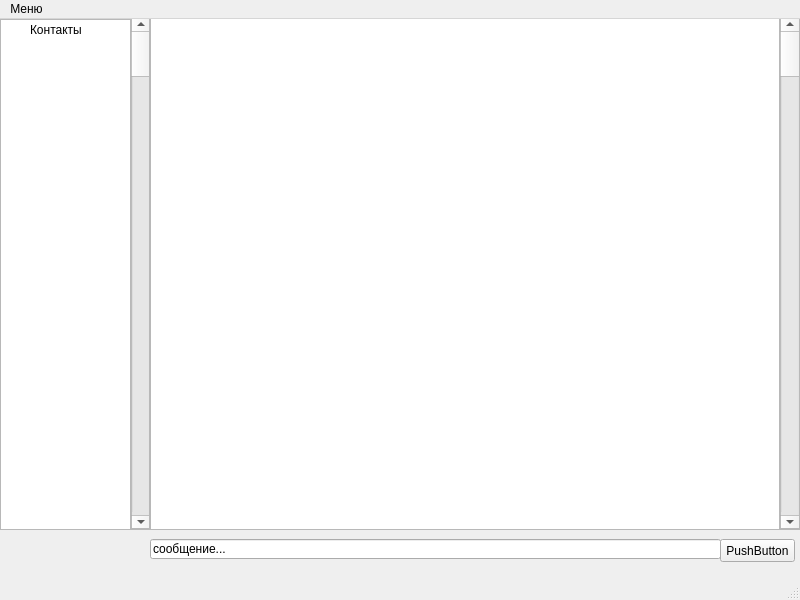
<?xml version="1.0" encoding="UTF-8"?>
<ui version="4.0">
 <class>MainWindow</class>
 <widget class="QMainWindow" name="MainWindow">
  <property name="geometry">
   <rect>
    <x>0</x>
    <y>0</y>
    <width>800</width>
    <height>600</height>
   </rect>
  </property>
  <property name="windowTitle">
   <string>MainWindow</string>
  </property>
  <widget class="QWidget" name="centralwidget">
   <widget class="QTextBrowser" name="textBrowser">
    <property name="geometry">
     <rect>
      <x>150</x>
      <y>-20</y>
      <width>651</width>
      <height>531</height>
     </rect>
    </property>
   </widget>
   <widget class="QLineEdit" name="lineEdit">
    <property name="geometry">
     <rect>
      <x>150</x>
      <y>520</y>
      <width>571</width>
      <height>20</height>
     </rect>
    </property>
    <property name="text">
     <string>сообщение...</string>
    </property>
   </widget>
   <widget class="QPushButton" name="pushButton">
    <property name="geometry">
     <rect>
      <x>720</x>
      <y>520</y>
      <width>75</width>
      <height>23</height>
     </rect>
    </property>
    <property name="text">
     <string>PushButton</string>
    </property>
   </widget>
   <widget class="QListWidget" name="listWidget">
    <property name="geometry">
     <rect>
      <x>0</x>
      <y>0</y>
      <width>151</width>
      <height>511</height>
     </rect>
    </property>
   </widget>
   <widget class="QScrollArea" name="scrollArea">
    <property name="geometry">
     <rect>
      <x>779</x>
      <y>-1</y>
      <width>21</width>
      <height>511</height>
     </rect>
    </property>
    <property name="widgetResizable">
     <bool>true</bool>
    </property>
    <widget class="QWidget" name="scrollAreaWidgetContents">
     <property name="geometry">
      <rect>
       <x>0</x>
       <y>0</y>
       <width>19</width>
       <height>509</height>
      </rect>
     </property>
     <widget class="QScrollBar" name="verticalScrollBar">
      <property name="geometry">
       <rect>
        <x>0</x>
        <y>-1</y>
        <width>20</width>
        <height>511</height>
       </rect>
      </property>
      <property name="orientation">
       <enum>Qt::Vertical</enum>
      </property>
     </widget>
    </widget>
   </widget>
   <widget class="QScrollArea" name="scrollArea_2">
    <property name="geometry">
     <rect>
      <x>130</x>
      <y>-1</y>
      <width>20</width>
      <height>511</height>
     </rect>
    </property>
    <property name="widgetResizable">
     <bool>true</bool>
    </property>
    <widget class="QWidget" name="scrollAreaWidgetContents_2">
     <property name="geometry">
      <rect>
       <x>0</x>
       <y>0</y>
       <width>18</width>
       <height>509</height>
      </rect>
     </property>
     <widget class="QScrollBar" name="verticalScrollBar_2">
      <property name="geometry">
       <rect>
        <x>0</x>
        <y>-1</y>
        <width>20</width>
        <height>511</height>
       </rect>
      </property>
      <property name="orientation">
       <enum>Qt::Vertical</enum>
      </property>
     </widget>
    </widget>
   </widget>
   <widget class="QLabel" name="label">
    <property name="geometry">
     <rect>
      <x>30</x>
      <y>0</y>
      <width>51</width>
      <height>21</height>
     </rect>
    </property>
    <property name="text">
     <string>Контакты</string>
    </property>
   </widget>
  </widget>
  <widget class="QMenuBar" name="menubar">
   <property name="geometry">
    <rect>
     <x>0</x>
     <y>0</y>
     <width>800</width>
     <height>21</height>
    </rect>
   </property>
   <widget class="QMenu" name="menu">
    <property name="title">
     <string>Меню</string>
    </property>
   </widget>
   <addaction name="menu"/>
  </widget>
  <widget class="QStatusBar" name="statusbar"/>
 </widget>
 <resources/>
 <connections>
  <connection>
   <sender>pushButton</sender>
   <signal>clicked()</signal>
   <receiver>lineEdit</receiver>
   <slot>clear()</slot>
   <hints>
    <hint type="sourcelabel">
     <x>734</x>
     <y>548</y>
    </hint>
    <hint type="destinationlabel">
     <x>686</x>
     <y>552</y>
    </hint>
   </hints>
  </connection>
  <connection>
   <sender>listWidget</sender>
   <signal>itemClicked(QListWidgetItem*)</signal>
   <receiver>textBrowser</receiver>
   <slot>forward()</slot>
   <hints>
    <hint type="sourcelabel">
     <x>55</x>
     <y>173</y>
    </hint>
    <hint type="destinationlabel">
     <x>251</x>
     <y>181</y>
    </hint>
   </hints>
  </connection>
 </connections>
</ui>
